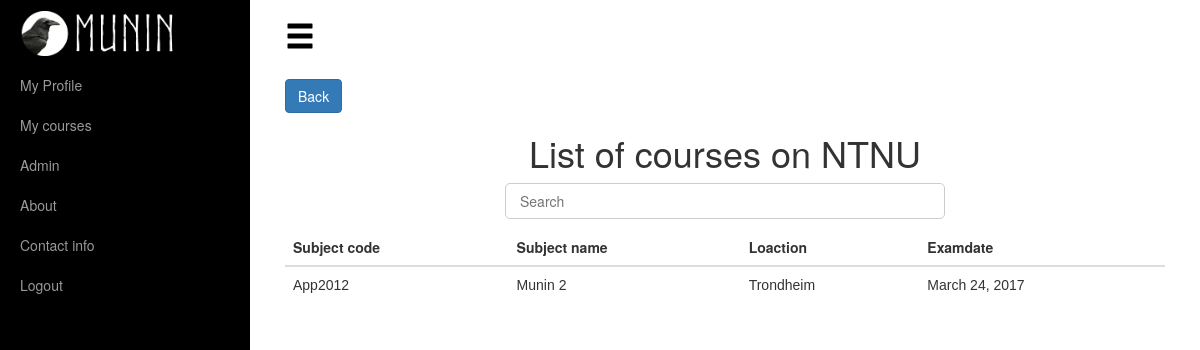
The page /subjects/search (signed in) on the database as committed earlier.
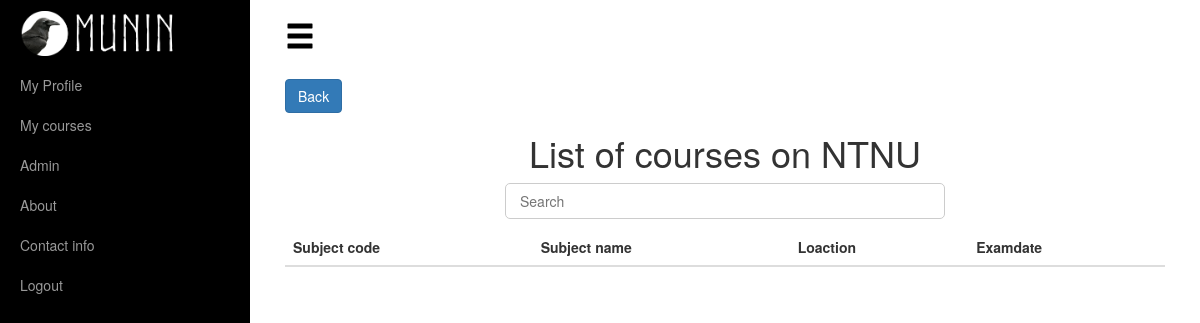
The same page on the database as committed later.
### apps/courses/models.py (models this page shows, shortened)
class Course(models.Model):
    name = models.CharField(max_length=50)
    course_id = models.CharField(max_length=7)
    lecturer = models.ForeignKey(User)
    YEAR_CHOICES = []
    for r in range(2000, (datetime.datetime.now().year + 2)):
        YEAR_CHOICES.append((r, r))
    year = models.IntegerField(choices=YEAR_CHOICES)
    about = models.TextField(blank=True)
    examDate = models.DateField(blank=True, null=True)

### apps/registration/models.py (models this page shows, shortened)
class User(AbstractUser):
    middle_name = models.CharField(max_length=50, blank=True)
    ROLES = (
        ('S', 'Student'),
        ('P', 'Professor'),
        ('A', 'Admin'),
    )
    role = models.CharField(max_length=1, null=True, choices=ROLES, default='S')
    image = models.ImageField(upload_to=user_folder, default='placeholder-profile.jpg')
    school = models.ForeignKey(School, null=True)
    def __str__(self):
        return self.username

### apps/staticpages/models.py (models this page shows)
class School(models.Model):
    name = models.CharField(max_length=70)
    abbriviation = models.CharField(max_length=15)
    image = models.ImageField(upload_to='schools', default='placeholder-school-logo.jpg')
    telephone = models.CharField(max_length=12, blank=True)
    address = models.CharField(max_length=70, blank=True)
    place = models.CharField(max_length=40)
    webpage = models.CharField(max_length=150, blank=True)
    def __str__(self):
        return self.abbriviation

### apps/courses/views.py (the view)
# urls.py: url(r'^subjects/search$', subject_search, name="subject_search"),
def subject_search(request):
    user = request.user
    user_subjects = CourseInfo.objects.all().filter(students__username__contains=user.username)
    user_school = User.objects.filter(username=user).first().school.pk
    available_courses = Course.objects.filter(lecturer__school=user_school)
    user_subjects_ids = CourseInfo.objects.all().filter(students__username__contains=user.username).values('course_id')
    return render(request, "staticpages/../../templates/courses/subject_search.html",
                  {'courses': available_courses.exclude(id__in=user_subjects_ids),
                   "mysubjects": user_subjects}
                  )

### templates/courses/subject_search.html (shortened to what this page needs)
{% extends "base.html" %}
{% load static %}
{% block link %}
    <link rel="stylesheet" type="text/css" href="{% static "css/search.css" %}">
{% endblock link %}
{% block content %}
<form action="" method="post">
      <div class="align-left" style="padding-top: 25px">
        <input class="btn btn-primary" type=button value="Back" onClick="history.go(-1);">
    </div>
</form>
<h1 class="text-center"> List of courses on {{ user.school }} </h1>
<div class="center-block">
    <div id="users">
        <div class="text-center">
            <input style="width: 50%" class="search" placeholder="Search" />
        </div>
        <table class="table table-responsive table-hover">
            <thead>
                <tr>
                    <th>Subject code</th>
                    <th>Subject name</th>
                    <th>Loaction</th>
                    <th>Examdate</th>
                </tr>
            </thead>
            <tbody class="list">
                {% for subject in courses %}
                <tr class='clickable-row' data-href="{{ subject.pk }}/info">
                    <td class="id">{{ subject.course_id }}</td>
                    <td class="name">{{ subject.name }}</td>
                    <td class="place">{{ subject.lecturer.school.place }}</td>
                    {% if subject.examDate %}
                        <td>{{ subject.examDate }}</td>
                    {% else %}
                        <td></td>
                    {% endif %}
                </tr>
            {% endfor %}
            </tbody>
        </table>
    </div>
</div>
{% endblock content %}

Rows that differ between the two databases and show on the page:
no longer on this page (row edited): Course: course_id "App2012", name "Munin 2", lecturer.school.place "Trondheim", examDate "March 24, 2017"
